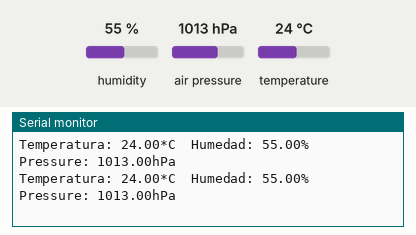
Recording of a sketch running on a simulated ESP32. On the bench: the last lines printed to the serial monitor. The inputs (shaded band) are chosen by the test bench; at power-on: humidity 55 %, air pressure 1013 hPa, temperature 24 °C.

Above: at 1.2 s.
1.3 s: humidity set to 22 %
At 1.44 s:
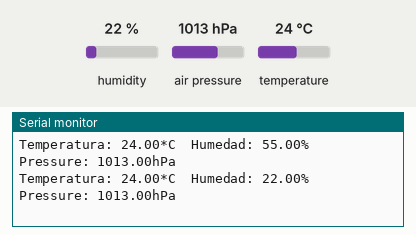
2.8 s: air pressure set to 952 hPa
At 2.86 s:
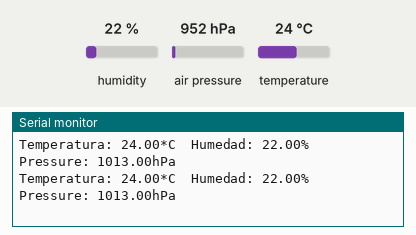
4.3 s: temperature set to 12 °C
At 4.42 s:
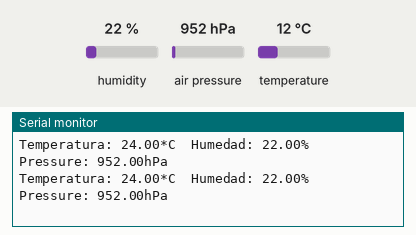

Measured:
- after the input at 1.3 s, the serial monitor: prints a new line at once (image 1)

The sketch:

ENVII_M5Atom.ino
```cpp
/*Please install the < Adafruit BMP280 Library > （https://github.com/adafruit/Adafruit_BMP280_Library）
                     < Adafruit SHT31 Library > （https://github.com/adafruit/Adafruit_SHT31）
   from the library manager before use.
  This code will display the temperature, humidity and air pressure information on the screen*/

#include <M5Atom.h>
#include <Adafruit_BMP280.h>
#include <Adafruit_SHT31.h>

Adafruit_SHT31 sht3x = Adafruit_SHT31(&Wire1);
Adafruit_BMP280 bme = Adafruit_BMP280(&Wire1);

float tmp = 0.0;
float hum = 0.0;
float pressure = 0.0;

void setup() {
  M5.begin();
  Wire1.begin(26, 32);
  Serial.println(F("ENV Unit(SHT30 and BMP280) test..."));

  while (!bme.begin(0x76)) {
    Serial.println("Could not find a valid BMP280 sensor, check wiring!");
  }
  while (!sht3x.begin(0x44)) {
    Serial.println("Could not find a valid SHT3X sensor, check wiring!");
  }
}

void loop() {
  pressure = bme.readPressure();
  tmp = sht3x.readTemperature();
  hum = sht3x.readHumidity();

  Serial.printf("Temperatura: %2.2f*C  Humedad: %0.2f%%  Pressure: %0.2fhPa\r\n", tmp, hum, pressure / 100);

  delay(100);
}
```
